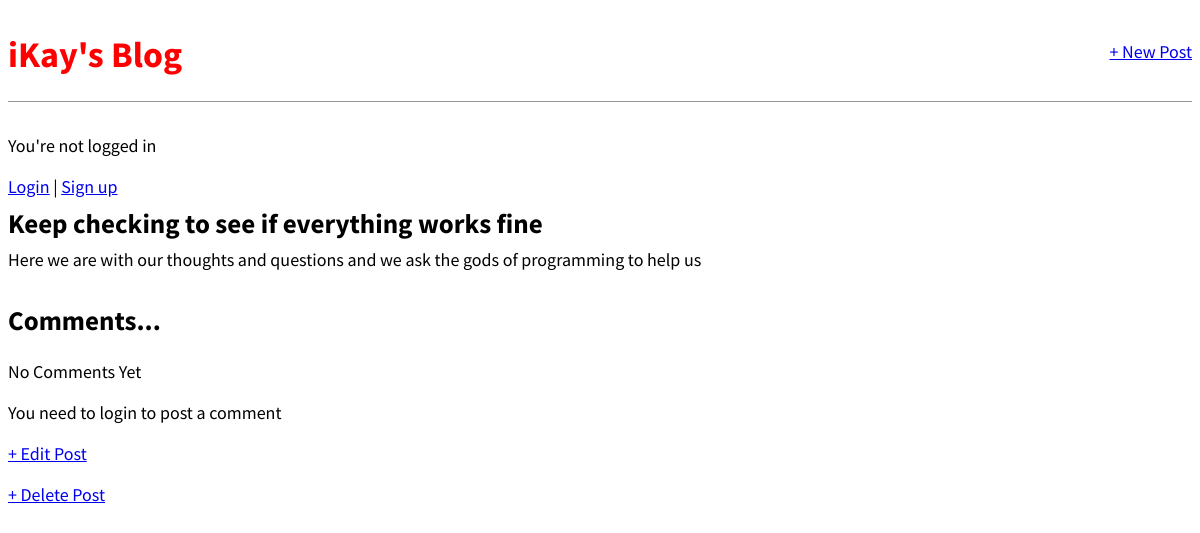
Before: /post/2/ with the older database file.
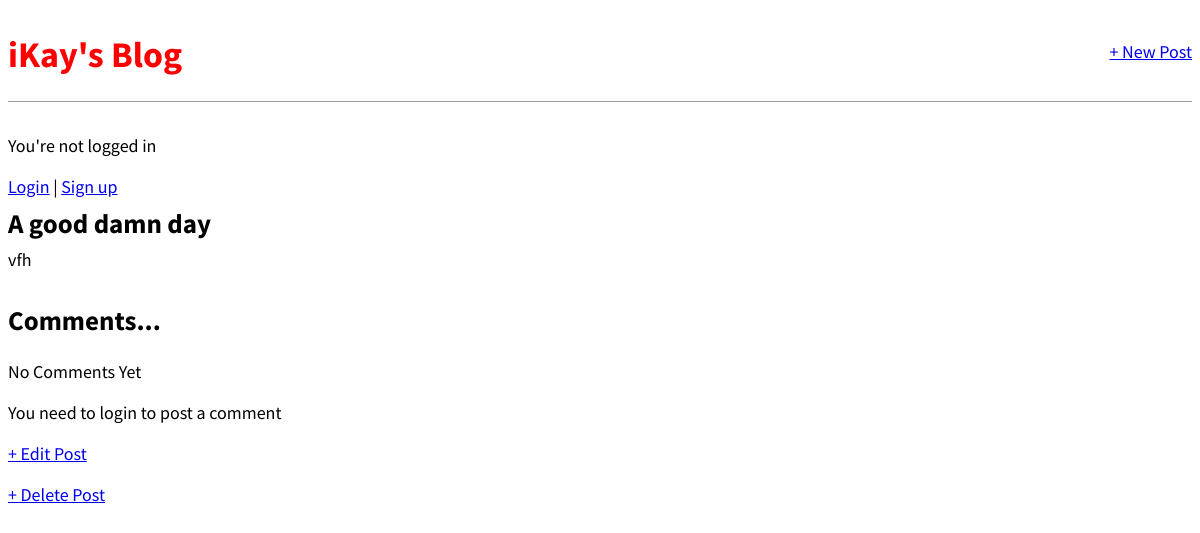
After: the same page with the newer database file.
### blog/models.py (models this page shows, shortened)
class Post(models.Model):
    title = models.CharField(max_length=100)
    author = models.ForeignKey(settings.AUTH_USER_MODEL, on_delete=models.CASCADE, )
    body = models.TextField()

### blog/views.py (the view)
# urls.py: path("post/<int:pk>/", BlogDetailView.as_view(), name='post_detail'),
class BlogDetailView(DetailView):
    model = Post
    template_name = 'post_detail.html'

### templates/post_detail.html
{% extends 'base.html' %}
{% block content %}
    <div class="post-entry">
        <h2>{{ post.title }}</h2>
        <p>{{ post.body }}</p>
    </div>
    <h2>Comments...</h2>
    {% if not post.comments.all %}
        No Comments Yet
    {% else %}
        {% for comment in post.comments.all %}
            <strong><p>{{ comment.name }}</p></strong>
            <p>{{ comment.body }}</p>
        {% endfor %}
    {% endif %}
    {% if user.is_authenticated %}
    <p><a href="{% url 'comment' post.pk %}">Add Comment</a></p>
    {% else %}
        <p>You need to login to post a comment</p>
    {% endif %}
    <p><a href="{% url 'post_edit' post.pk %}">+ Edit Post</a></p>
    <p><a href="{% url 'post_delete' post.pk %}">+ Delete Post</a></p>
{% endblock content %}

Changed rows visible on the page:
changed Post: title "Keep checking to see if everything works fine" → "A good damn day"; body "Here we are with our thoughts and questions and we ask the gods of programming to help us" → "vfh"
